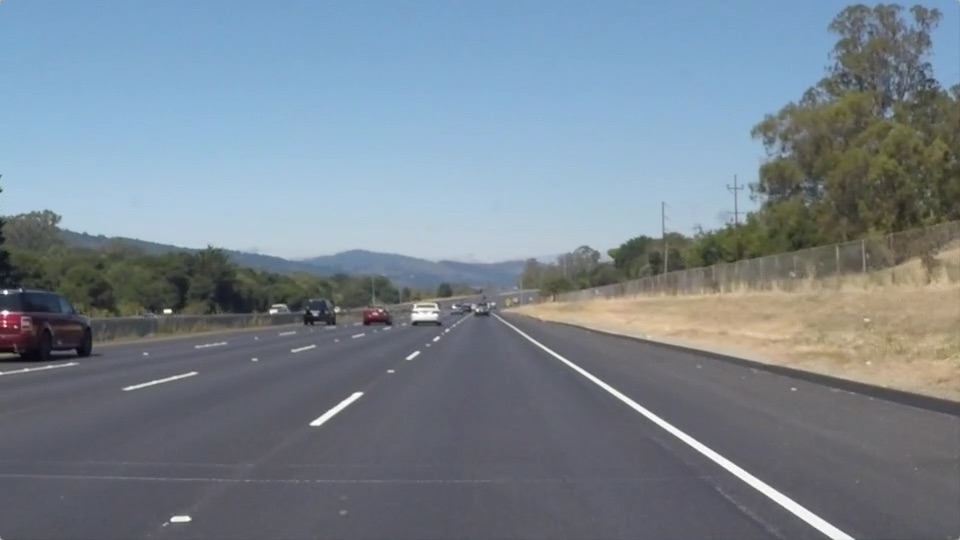
#> input picture Term1-Computer-Vision-and-Deep-Learning/Project1-Finding-Lane-Lines/writeup_images/solidWhiteRight.jpg, 960 x 540 px, found by its file name
$ jupyter execute --allow-errors P1.ipynb   (shell and % lines are left out)
#> lines starting #> are read from the running program, lines starting #| are printed output that depends on the picture; after the words box and inside, x2 and y2 are one past the last pixel; in counts of white or black regions, pixels touching at a corner belong together
# Self-Driving Car Engineer Nanodegree

## Project: **Finding Lane Lines on the Road**
***
In this project, you will use the tools you learned about in the lesson to identify lane lines on the road.  You can develop your pipeline on a series of individual images, and later apply the result to a video stream (really just a series of images). Check out the video clip "raw-lines-example.mp4" (also contained in this repository) to see what the output should look like after using the helper functions below.

Once you have a result that looks roughly like "raw-lines-example.mp4", you'll need to get creative and try to average and/or extrapolate the line segments you've detected to map out the full extent of the lane lines.  You can see an example of the result you're going for in the video "P1_example.mp4".  Ultimately, you would like to draw just one line for the left side of the lane, and one for the right.

In addition to implementing code, there is a brief writeup to complete. The writeup should be completed in a separate file, which can be either a markdown file or a pdf document. There is a [write up template](https://github.com/udacity/CarND-LaneLines-P1/blob/master/writeup_template.md) that can be used to guide the writing process. Completing both the code in the Ipython notebook and the writeup template will cover all of the [rubric points](https://review.udacity.com/#!/rubrics/322/view) for this project.

---
Let's have a look at our first image called 'test_images/solidWhiteRight.jpg'.  Run the 2 cells below (hit Shift-Enter or the "play" button above) to display the image.

**Note: If, at any point, you encounter frozen display windows or other confounding issues, you can always start again with a clean slate by going to the "Kernel" menu above and selecting "Restart & Clear Output".**

---

**The tools you have are color selection, region of interest selection, grayscaling, Gaussian smoothing, Canny Edge Detection and Hough Tranform line detection.  You  are also free to explore and try other techniques that were not presented in the lesson.  Your goal is piece together a pipeline to detect the line segments in the image, then average/extrapolate them and draw them onto the image for display (as below).  Once you have a working pipeline, try it out on the video stream below.**

---

<figure>

 <figcaption>
 <p></p>
 <p style="text-align: center;"> Your output should look something like this (above) after detecting line segments using the helper functions below </p>
 </figcaption>
</figure>
 <p></p>
<figure>

 <figcaption>
 <p></p>
 <p style="text-align: center;"> Your goal is to connect/average/extrapolate line segments to get output like this</p>
 </figcaption>
</figure>

**Run the cell below to import some packages.  If you get an `import error` for a package you've already installed, try changing your kernel (select the Kernel menu above --> Change Kernel).  Still have problems?  Try relaunching Jupyter Notebook from the terminal prompt.  Also, see [this forum post](https://carnd-forums.udacity.com/cq/viewquestion.action?spaceKey=CAR&id=29496372&questionTitle=finding-lanes---import-cv2-fails-even-though-python-in-the-terminal-window-has-no-problem-with-import-cv2) for more troubleshooting tips.**

## Import Packages

[cell 1]
#importing some useful packages
import matplotlib.pyplot as plt
import matplotlib.image as mpimg
import numpy as np
import cv2

## Read in an Image

[cell 2]
#reading in an image
image = mpimg.imread('test_images/solidWhiteRight.jpg')
#> image is the input picture: shape (540, 960, 3); mean R, G, B 120.3, 132.6, 143.7

#printing out some stats and plotting
print('This image is:', type(image), 'with dimensions:', image.shape)
#| This image is: <class 'numpy.ndarray'> with dimensions: (540, 960, 3)
plt.imshow(image)  # if you wanted to show a single color channel image called 'gray', for example, call as plt.imshow(gray, cmap='gray')

## Ideas for Lane Detection Pipeline

**Some OpenCV functions (beyond those introduced in the lesson) that might be useful for this project are:**

`cv2.inRange()` for color selection
`cv2.fillPoly()` for regions selection
`cv2.line()` to draw lines on an image given endpoints
`cv2.addWeighted()` to coadd / overlay two images
`cv2.cvtColor()` to grayscale or change color
`cv2.imwrite()` to output images to file
`cv2.bitwise_and()` to apply a mask to an image

**Check out the OpenCV documentation to learn about these and discover even more awesome functionality!**

## Helper Functions

Below are some helper functions to help get you started. They should look familiar from the lesson!

[cell 3]
import math

def grayscale(img):
    """Applies the Grayscale transform
    This will return an image with only one color channel
    but NOTE: to see the returned image as grayscale
    (assuming your grayscaled image is called 'gray')
    you should call plt.imshow(gray, cmap='gray')"""
    return cv2.cvtColor(img, cv2.COLOR_RGB2GRAY)
    # Or use BGR2GRAY if you read an image with cv2.imread()
    # return cv2.cvtColor(img, cv2.COLOR_BGR2GRAY)

def rgbtohsv(img):
    "Applies rgb to hsv transform"
    return cv2.cvtColor(img, cv2.COLOR_RGB2HSV)

def canny(img, low_threshold, high_threshold):
    """Applies the Canny transform"""
    return cv2.Canny(img, low_threshold, high_threshold)

def gaussian_blur(img, kernel_size):
    """Applies a Gaussian Noise kernel"""
    return cv2.GaussianBlur(img, (kernel_size, kernel_size), 0)

def region_of_interest(img, vertices):
    """
    Applies an image mask.

    Only keeps the region of the image defined by the polygon
    formed from `vertices`. The rest of the image is set to black.
    """
    #defining a blank mask to start with
    mask = np.zeros_like(img)

    #defining a 3 channel or 1 channel color to fill the mask with depending on the input image
    if len(img.shape) > 2:
        channel_count = img.shape[2]  # i.e. 3 or 4 depending on your image
        ignore_mask_color = (255,) * channel_count
    else:
        ignore_mask_color = 255

    #filling pixels inside the polygon defined by "vertices" with the fill color
    cv2.fillPoly(mask, vertices, ignore_mask_color)

    #returning the image only where mask pixels are nonzero
    masked_image = cv2.bitwise_and(img, mask)
    return masked_image


def draw_lines(img, lines, color=[200, 0, 0], thickness = 10):
    """
    NOTE: this is the function you might want to use as a starting point once you want to
    average/extrapolate the line segments you detect to map out the full
    extent of the lane (going from the result shown in raw-lines-example.mp4
    to that shown in P1_example.mp4).

    Think about things like separating line segments by their
    slope ((y2-y1)/(x2-x1)) to decide which segments are part of the left
    line vs. the right line.  Then, you can average the position of each of
    the lines and extrapolate to the top and bottom of the lane.

    This function draws `lines` with `color` and `thickness`.
    Lines are drawn on the image inplace (mutates the image).
    If you want to make the lines semi-transparent, think about combining
    this function with the weighted_img() function below
    """
    x_left = []
    y_left = []
    x_right = []
    y_right = []
    imshape = image.shape
    ysize = imshape[0]
    ytop = int(0.6*ysize) # need y coordinates of the top and bottom of left and right lane
    ybtm = int(ysize) #  to calculate x values once a line is found

    for line in lines:
        for x1,y1,x2,y2 in line:
            slope = float(((y2-y1)/(x2-x1)))
            if (slope > 0.5): # if the line slope is greater than tan(26.52 deg), it is the left line
                    x_left.append(x1)
                    x_left.append(x2)
                    y_left.append(y1)
                    y_left.append(y2)
            if (slope < -0.5): # if the line slope is less than tan(153.48 deg), it is the right line
                    x_right.append(x1)
                    x_right.append(x2)
                    y_right.append(y1)
                    y_right.append(y2)
    # only execute if there are points found that meet criteria, this eliminates borderline cases i.e. rogue frames
    if (x_left!=[]) & (x_right!=[]) & (y_left!=[]) & (y_right!=[]):
        left_line_coeffs = np.polyfit(x_left, y_left, 1)
        left_xtop = int((ytop - left_line_coeffs[1])/left_line_coeffs[0])
        left_xbtm = int((ybtm - left_line_coeffs[1])/left_line_coeffs[0])
        right_line_coeffs = np.polyfit(x_right, y_right, 1)
        right_xtop = int((ytop - right_line_coeffs[1])/right_line_coeffs[0])
        right_xbtm = int((ybtm - right_line_coeffs[1])/right_line_coeffs[0])
        cv2.line(img, (left_xtop, ytop), (left_xbtm, ybtm), color, thickness)
        cv2.line(img, (right_xtop, ytop), (right_xbtm, ybtm), color, thickness)

def hough_lines(img, rho, theta, threshold, min_line_len, max_line_gap):
    """
    `img` should be the output of a Canny transform.

    Returns an image with hough lines drawn.
    """
    lines = cv2.HoughLinesP(img, rho, theta, threshold, np.array([]), minLineLength=min_line_len, maxLineGap=max_line_gap)
    line_img = np.zeros((img.shape[0], img.shape[1], 3), dtype=np.uint8)
    draw_lines(line_img, lines)
    return line_img

# Python 3 has support for cool math symbols.

def weighted_img(img, initial_img, α=0.8, β=1., λ=0.):
    """
    `img` is the output of the hough_lines(), An image with lines drawn on it.
    Should be a blank image (all black) with lines drawn on it.

    `initial_img` should be the image before any processing.

    The result image is computed as follows:

    initial_img * α + img * β + λ
    NOTE: initial_img and img must be the same shape!
    """
    return cv2.addWeighted(initial_img, α, img, β, λ)

## Test Images

Build your pipeline to work on the images in the directory "test_images"
**You should make sure your pipeline works well on these images before you try the videos.**

[cell 4]
import os
test_images_list = os.listdir("test_images/") # modified a little to save filenames of test images

## Build a Lane Finding Pipeline

Build the pipeline and run your solution on all test_images. Make copies into the `test_images_output` directory, and you can use the images in your writeup report.

Try tuning the various parameters, especially the low and high Canny thresholds as well as the Hough lines parameters.

[cell 5]
# define parameters needed for helper functions (given inline)
kernel_size = 5 # gaussian blur
low_threshold = 60 # canny edge detection
high_threshold = 180 # canny edge detection
# Define the Hough transform parameters
rho = 1 # distance resolution in pixels of the Hough grid
theta = np.pi/180 # angular resolution in radians of the Hough grid
threshold = 20   # minimum number of votes (intersections in Hough grid cell)
min_line_length = 40 # minimum number of pixels making up a line
max_line_gap = 25   # maximum gap in pixels between connectable line segments

for test_image in test_images_list: # iterating through the images in test_images folder
    image = mpimg.imread('test_images/' + test_image) # reading in an image
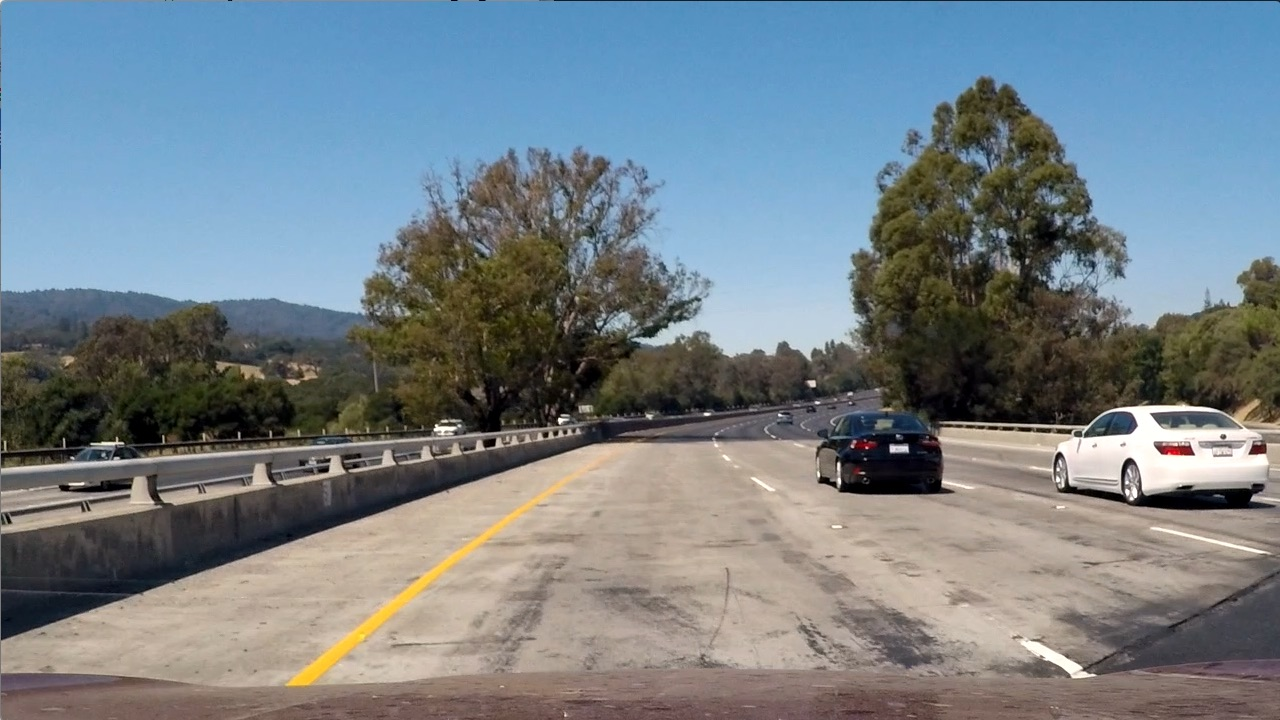
#> input picture Term1-Computer-Vision-and-Deep-Learning/Project5-Vehicle-Detection-and-Tracking/test_images/test1.jpg, 1280 x 720 px, found by its file name
#> image is the input picture: shape (720, 1280, 3); mean R, G, B 117.5, 128.7, 135.5
    gray = grayscale(image) # convert to grayscale
    blur_gray = gaussian_blur(gray, kernel_size) # add gaussian blur to remove noise
    edges = canny(blur_gray, low_threshold, high_threshold) # perform canny edge detection
#> in canny, `return cv2.Canny(img, low_threshold, high_threshold)`:
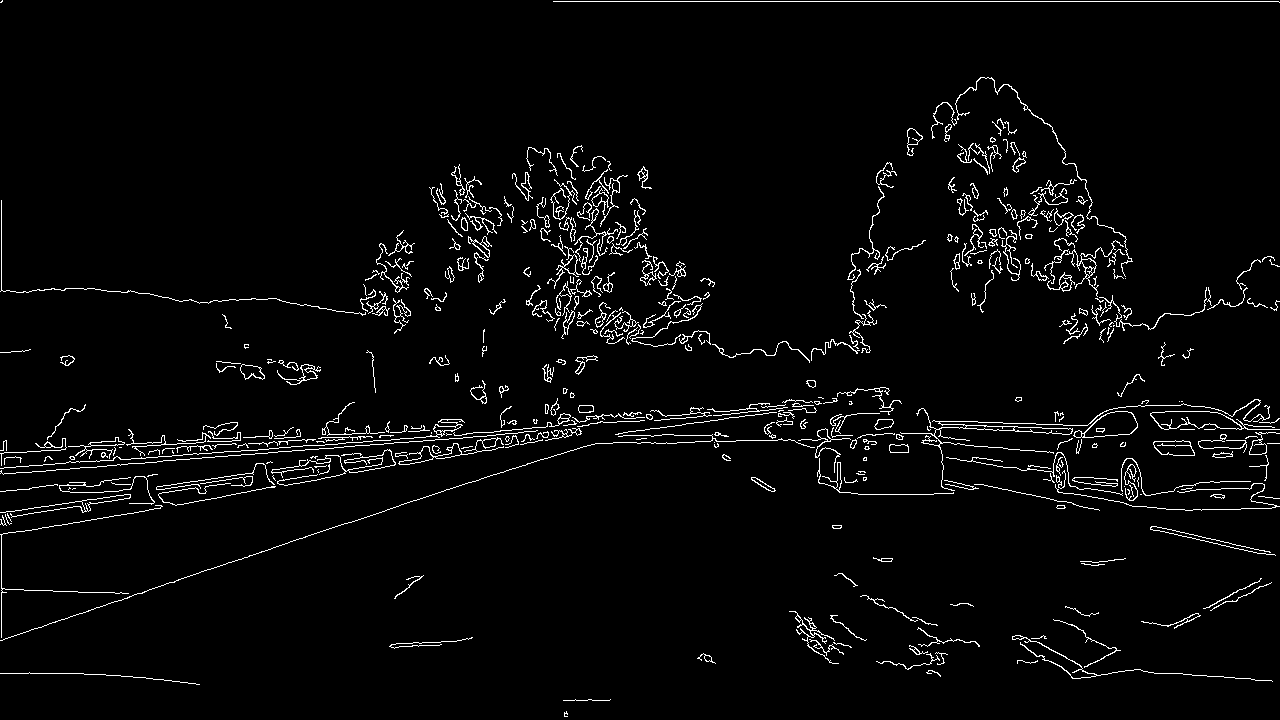
#> returned value: shape (720, 1280); 3.2% white in thin lines or dots
    # extract image size and define vertices of the four sided polygon for masking
    imshape = image.shape
    xsize = imshape[1]
    ysize = imshape[0]
    vertices = np.array([[(0.05*xsize, ysize ),(0.44*xsize, 0.6*ysize),\
                          (0.55*xsize, 0.6*ysize), (0.95*xsize, ysize)]], dtype=np.int32) #
    masked_edges = region_of_interest(edges, vertices) # retain information only in the region of interest
#> in region_of_interest, `masked_image = cv2.bitwise_and(img, mask)`:
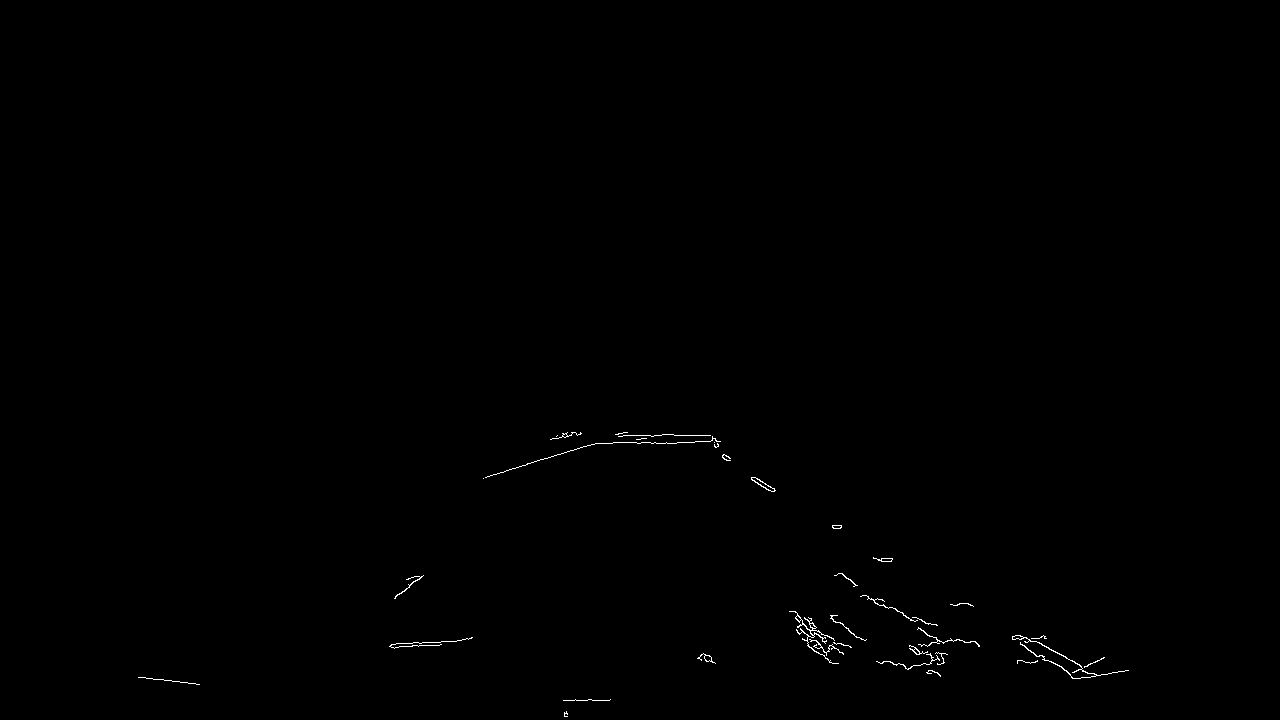
#> masked_image: shape (720, 1280); 0.25% white in thin lines or dots, all inside (x1, y1, x2, y2) = (138, 432, 1129, 717)
    line_image = hough_lines(masked_edges, rho, theta, threshold,\
                             min_line_length, max_line_gap) # perform hough transform and retain lines with specific properties
#> in hough_lines, `lines = cv2.HoughLinesP(img, rho, theta, threshold, np.array([]), minL..`: lines = 30 rows, first 6: [483, 478, 583, 446], [1031, 638, 1099, 675], [909, 645, 975, 641], [390, 645, 439, 645], [595, 443, 720, 441], [623, 435, 710, 435]
#> the loop in draw_lines, `for line in lines:` made 30 passes
#> after the loop in draw_lines, `for line in lines:`: x_left = [1031, 1099, 839, 912, 722, 775, 795, 839, 795, 830, 807, 829, 1021, 1070, 1035, 1093, 882, 925]; x_right = []; y_left = [638, 675, 573, 620, 457, 490, 618, 652, 611, 660, 619, 662, 644, 674, 641, 673, 599, 632]; y_right = []
    lines_edges = weighted_img(line_image, image, α=0.8, β=1., λ=0.) # Draw the lines on the edge image
#> in weighted_img, `return cv2.addWeighted(initial_img, α, img, β, λ)`:
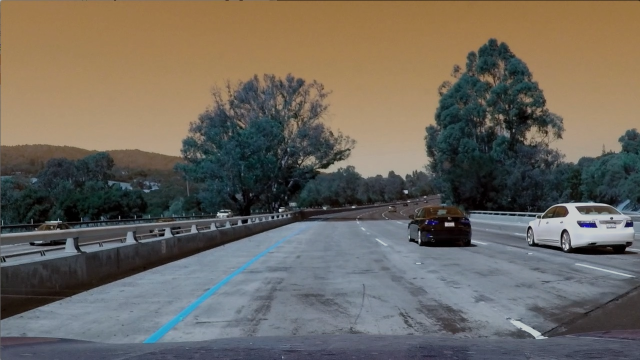
#> returned value: shape (720, 1280, 3) (shown at 1/2 size); mean of channels 0, 1, 2 94, 102.9, 108.4; drawn as B, G, R
    plt.imshow(lines_edges) # Display the image
    plt.show()
    mpimg.imsave('test_images_output/' + test_image, lines_edges) # save the resulting image
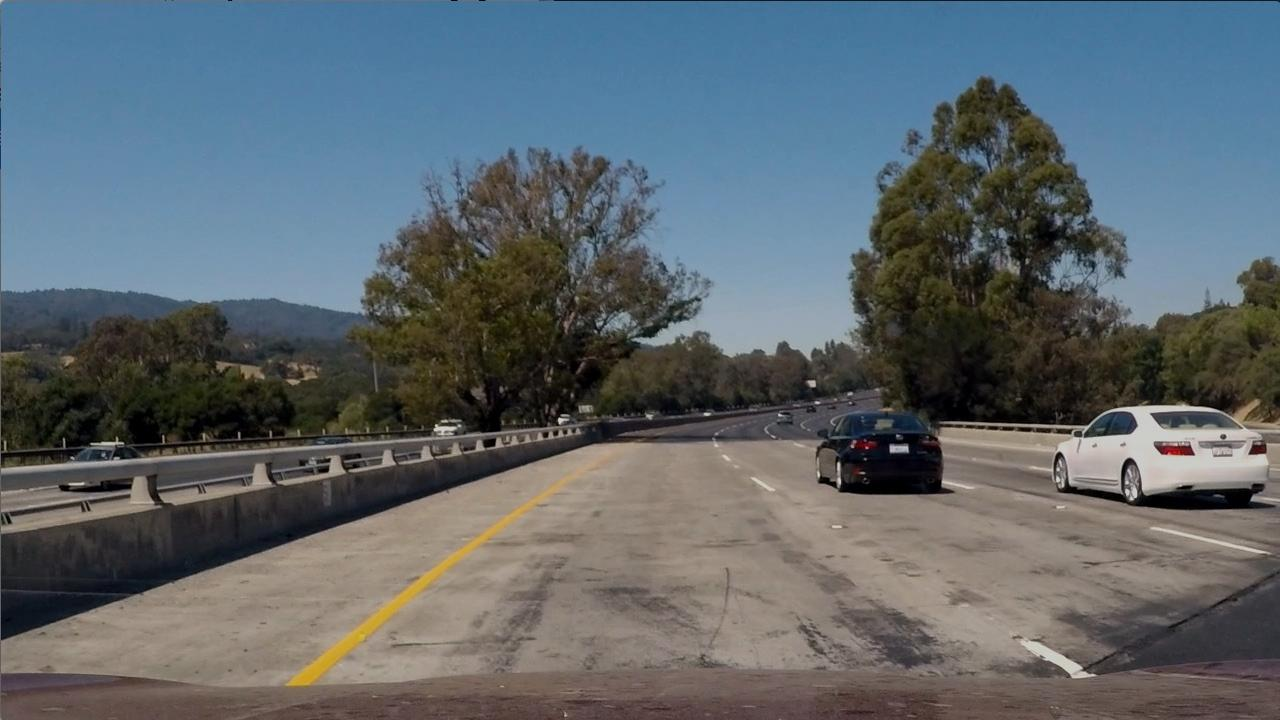
#> saved as test1.jpg: shape (720, 1280, 3); mean R, G, B 94, 102.9, 108.5
